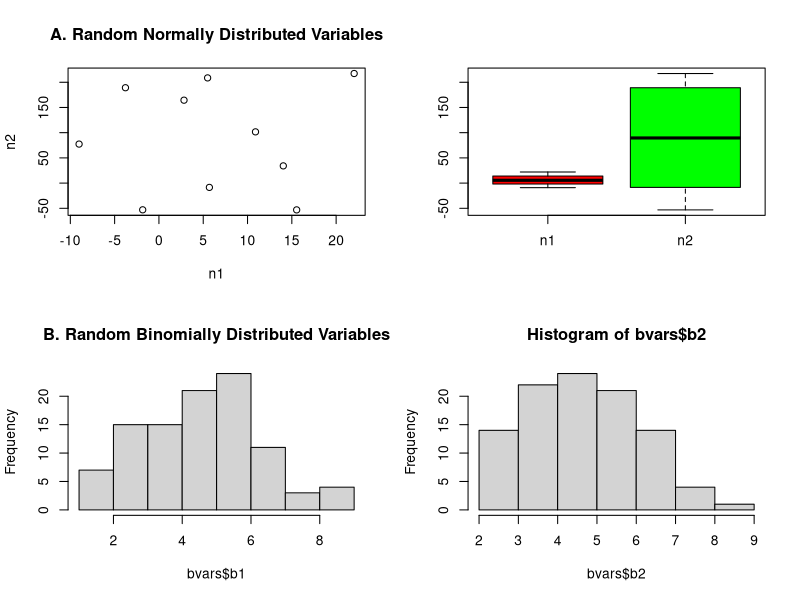

R code for this plot:
library('stats')

nvars <- data.frame(n1 = rnorm(10, 10L, 10L),
                    n2 = rnorm(10, 100L, 100L))

bvars <- data.frame(b1 = rbinom(n = 100, size = 10L, p = .5),
                    b2 = rbinom(n = 100, size = 10L, p = .5))

cat("\nA.\n Correlation Coefficient : ", cor(bvars$b1, bvars$b2), '\n\n Summary :\n' )
print(summary(nvars))
cat('\n Data : \n')
str(nvars)

cat("\nB. Correlation Coefficient : ",cor(nvars$n1, nvars$n2, method = 'spearman'), '\n\n Summary :\n')
print(summary(bvars))
cat('\n Data : \n')
str(bvars)

par(mfrow = c(2,2))
plot(nvars, main = 'A. Random Normally Distributed Variables')
boxplot(nvars, col = c('red', 'green'))
hist(bvars$b1, main = 'B. Random Binomially Distributed Variables')
hist(bvars$b2)
